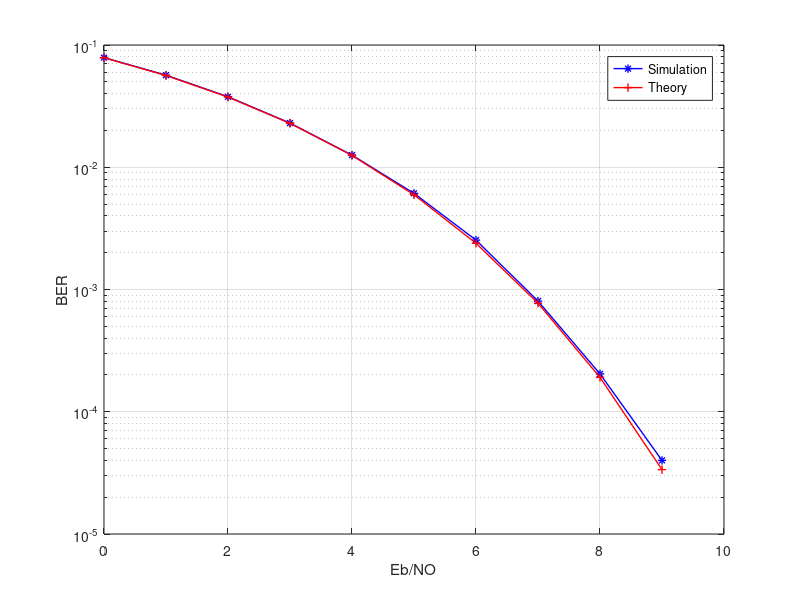

The MATLAB script that drew this image: (Note: this script raises an error after producing the figure.)
clc;
clear all;
close all;
bit_number=10^6;
data=randn(1, bit_number)>0.5;
bpsk_data=2*data - 1;
noise=1/sqrt(2)*(randn(1, bit_number)+1i*randn(1, bit_number));
mean(abs(noise.^2))
SNR=0:9;
snr_lin=10.^(SNR/10);
y=zeros(length(SNR), bit_number);
for i=1:length(SNR)
   y(i, :)=real(sqrt(snr_lin(i))*bpsk_data+noise);
end
err=zeros(length(SNR), bit_number);
Err=zeros(10, 2);
for i=1:length(SNR)
   for j=1:bit_number
       if y(i, j)>=0
           y(i, j)=1;
       else
           y(i, j)=0;
       end
   end
   err(i,:)=abs(y(i,:)-data);
   Err(i,:)=size(find(err(i,:)));
end
ber=zeros(length(SNR), 1);
for i=1:length(SNR)
   ber(i)=Err(i,2)/bit_number;
end
theoryBer=0.5*erfc(sqrt(snr_lin));
semilogy(SNR,ber,'b*-','linewidth',1);
grid on;
hold on;
semilogy(SNR,theoryBer,'r+-','linewidth',1);
grid on;
xlabel('Eb/NO');
ylabel('BER');
legend('Simulation', 'Theory');
toc;
